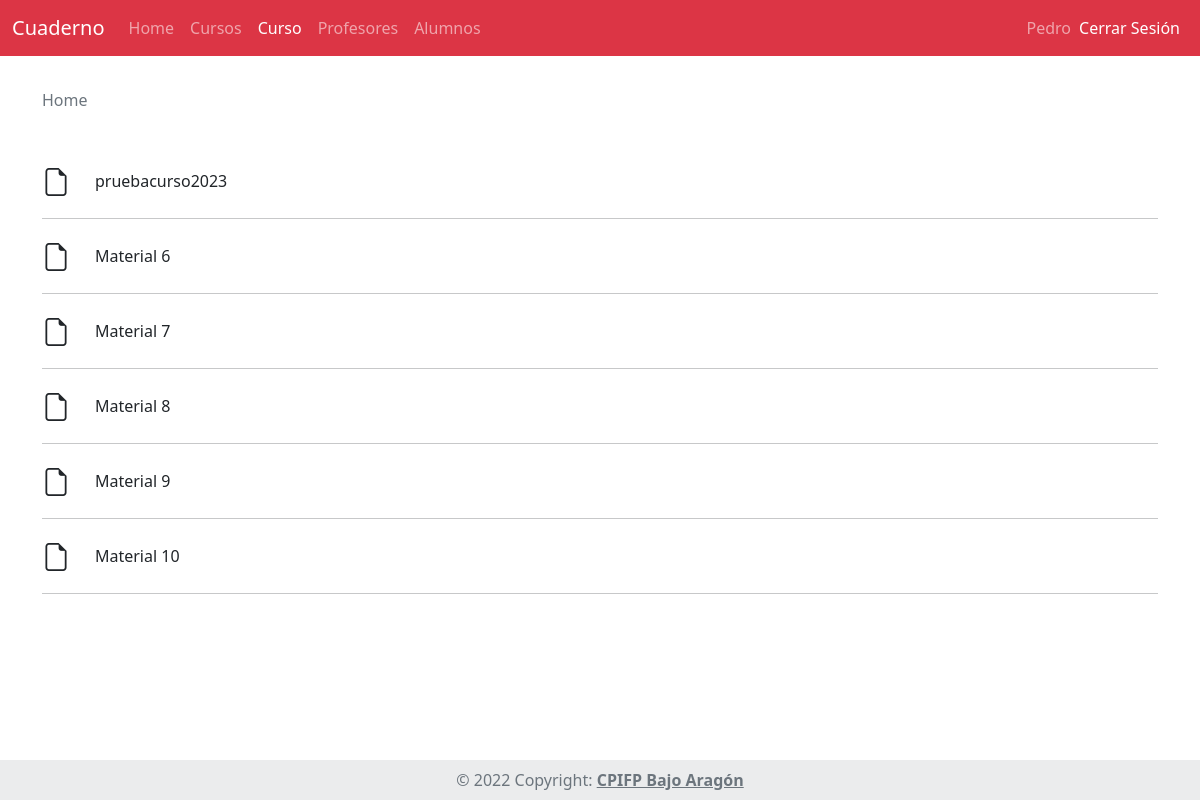
The app's page /Cuaderno/curso/ver_curso/2 (signed in) with its own data.
### tables this page shows
CREATE TABLE `Material` (
  `id_material` int NOT NULL,
  `nombre` varchar(40) NOT NULL,
  `descripcion` varchar(500) NOT NULL,
  `archivo` varchar(100) NOT NULL,
  `id_curso` int NOT NULL
);

### Cuaderno/App/controladores/Curso.php (called while the page is built, shortened)
<?php
class Curso extends Controlador{
    public function __construct(){
        $this->datos["menuActivo"] = "cursos";
        $this->CursoModelo = $this->Modelo('CursoModelo');
        $this->datos['rolesPermitidos'] = [1,2,3];
    }
    public function ver_curso($id_curso){
        $this->datos['materiales']=$this->CursoModelo->getMateriales($id_curso);
        $this->datos["menuActivo"] = "curso";
        $this->datos["cursoactual"] = $id_curso;
        $this->vista("/CursosProfesor/ver_curso",$this->datos);
    }
}

### Cuaderno/App/librerias/Core.php (called while the page is built, shortened)
<?php
class Core{
    protected $metodoActual = 'index';
    public function __construct(){
        $url = $this->getUrl();
        if(isset($url[0])){
			if(file_exists('../App/controladores/'.ucwords($url[0]).'.php')){
				unset($url[0]);
			}
		}
		$this->controladorActual = new $this->controladorActual;
        if(isset($url[1])){
            if(method_exists($this->controladorActual,$url[1])){
                $this->metodoActual = $url[1];
                unset($url[1]);
            }
        }
		$this->parametros = $url ? array_values($url) : [];
		call_user_func_array([$this->controladorActual,$this->metodoActual], $this->parametros);
    }
    public function getUrl(){
        if(isset($_GET['url'])){
            $url = ltrim($_GET['url'],'/');
            $url = filter_var($url,FILTER_SANITIZE_URL);
            $url = explode('/',$url);
            return $url;
        }
    }
}

### Cuaderno/public/index.php (called while the page is built, shortened)
<?php
$iniciar = new Core;

### Cuaderno/App/librerias/Base.php (called while the page is built, shortened)
<?php
    class Base {
        private $host = DB_HOST;
        private $usuario = DB_USUARIO;
        private $password = DB_PASSWORD;
        private $nombre_base = DB_NOMBRE;
        private $charset = 'utf8mb4';
        private $dbh;
        private $stmt;
        public function __construct(){
            $dsn = "mysql:host=$this->host;dbname=$this->nombre_base;charset=$this->charset";
            $opciones = array(
                PDO::ATTR_PERSISTENT => true,
                PDO::ATTR_ERRMODE => PDO::ERRMODE_EXCEPTION
            );
            try {
                $this->dbh = new PDO($dsn, $this->usuario, $this->password, $opciones);
            } catch (PDOException $e) {
                $this->error = $e->getMessage();
                echo $this->error;
            }
        }
        public function query($sql){
            $this->stmt = $this->dbh->prepare($sql);
        }
        public function bind($parametro,$valor,$tipo = null){
            if (is_null($tipo)) {
                switch (true) {
                    default:
                        $tipo = PDO::PARAM_STR;
                        break;
                }
            }
            $this->stmt->bindValue($parametro,$valor,$tipo);
        }
        public function execute(){
            return $this->stmt->execute();
        }
        public function registros(){
            $this->execute();
            return $this->stmt->fetchAll(PDO::FETCH_OBJ);
        }
    }

### Cuaderno/App/modelos/CursoModelo.php (called while the page is built, shortened)
<?php
class CursoModelo {
    private $db;
    public function __construct(){
        $this->db = new Base;
    }
    public function getMateriales($id_curso){
        $this->db->query("SELECT * FROM Material WHERE id_curso = :id_curso");
        $this->db->bind(':id_curso',trim($id_curso));
        return $this->db->registros();
    }
}

### Cuaderno/App/vistas/CursosProfesor/ver_curso.php (the view)
<?php require_once RUTA_APP.'/vistas/inc/header_curso.php'; ?>
<div class="container">
    <nav aria-label="breadcrumb">
        <ol class="breadcrumb mt-3">
            <li class="breadcrumb-item active" aria-current="page">Home</li>
        </ol>
    </nav>
    <div class="mt-5">
        <div class="row d-flex">
            <?php foreach($datos['materiales'] as $material): ?>
                <div class="col-12">
                    <a href="<?php echo RUTA_URL?>/curso/ver_material/<?php echo $material->id_material?>" class="text-decoration-none text-dark d-flex align-items-center">
                        <i class="bi bi-file-earmark fs-3"></i> &nbsp &nbsp &nbsp <?php echo $material->nombre?>
                    </a>
                    <hr>
                </div>
            <?php endforeach ?>
        </div>
    </div>
</div>
<?php require_once RUTA_APP.'/vistas/inc/footer.php' ?>

### records on screen
material: nombre "pruebacurso2023"
material: nombre "Material 6"
material: nombre "Material 7"
material: nombre "Material 8"
material: nombre "Material 9"
material: nombre "Material 10"

### other values on screen
$datos['usuarioSesion']->nombre "Pedro"
